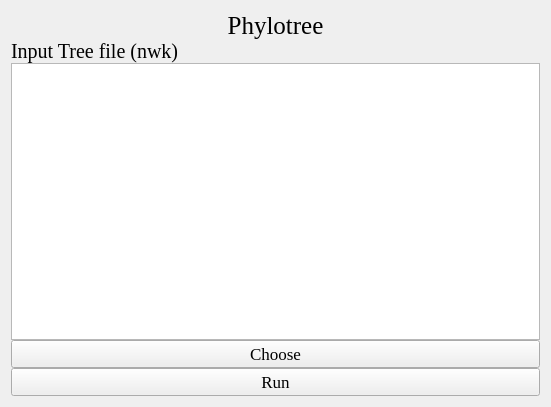
<?xml version="1.0" encoding="UTF-8"?>
<ui version="4.0">
 <class>Form</class>
 <widget class="QWidget" name="Form">
  <property name="geometry">
   <rect>
    <x>0</x>
    <y>0</y>
    <width>551</width>
    <height>407</height>
   </rect>
  </property>
  <property name="windowTitle">
   <string>Form</string>
  </property>
  <property name="styleSheet">
   <string notr="true">background-image: url(D:/tools/Pycharm/pyqt/logo/green_back.png);</string>
  </property>
  <layout class="QGridLayout" name="gridLayout_2">
   <item row="0" column="0">
    <layout class="QGridLayout" name="gridLayout">
     <property name="verticalSpacing">
      <number>0</number>
     </property>
     <item row="2" column="0">
      <widget class="QTextBrowser" name="textBrowser_2">
       <property name="styleSheet">
        <string notr="true">background-image: url(D:/Documents/Desktop/white.png)</string>
       </property>
      </widget>
     </item>
     <item row="0" column="0">
      <widget class="QLabel" name="label">
       <property name="font">
        <font>
         <family>Times New Roman</family>
         <pointsize>19</pointsize>
        </font>
       </property>
       <property name="text">
        <string>Phylotree</string>
       </property>
       <property name="alignment">
        <set>Qt::AlignCenter</set>
       </property>
      </widget>
     </item>
     <item row="3" column="0">
      <widget class="QPushButton" name="pushButton_2">
       <property name="font">
        <font>
         <family>Times New Roman</family>
         <pointsize>13</pointsize>
        </font>
       </property>
       <property name="text">
        <string>Choose</string>
       </property>
      </widget>
     </item>
     <item row="1" column="0">
      <widget class="QLabel" name="label_2">
       <property name="font">
        <font>
         <family>Times New Roman</family>
         <pointsize>15</pointsize>
        </font>
       </property>
       <property name="text">
        <string>Input Tree file (nwk)</string>
       </property>
       <property name="alignment">
        <set>Qt::AlignLeading|Qt::AlignLeft|Qt::AlignVCenter</set>
       </property>
      </widget>
     </item>
     <item row="4" column="0">
      <widget class="QPushButton" name="pushButton">
       <property name="font">
        <font>
         <family>Times New Roman</family>
         <pointsize>13</pointsize>
        </font>
       </property>
       <property name="text">
        <string>Run</string>
       </property>
      </widget>
     </item>
    </layout>
   </item>
  </layout>
 </widget>
 <resources/>
 <connections/>
</ui>
